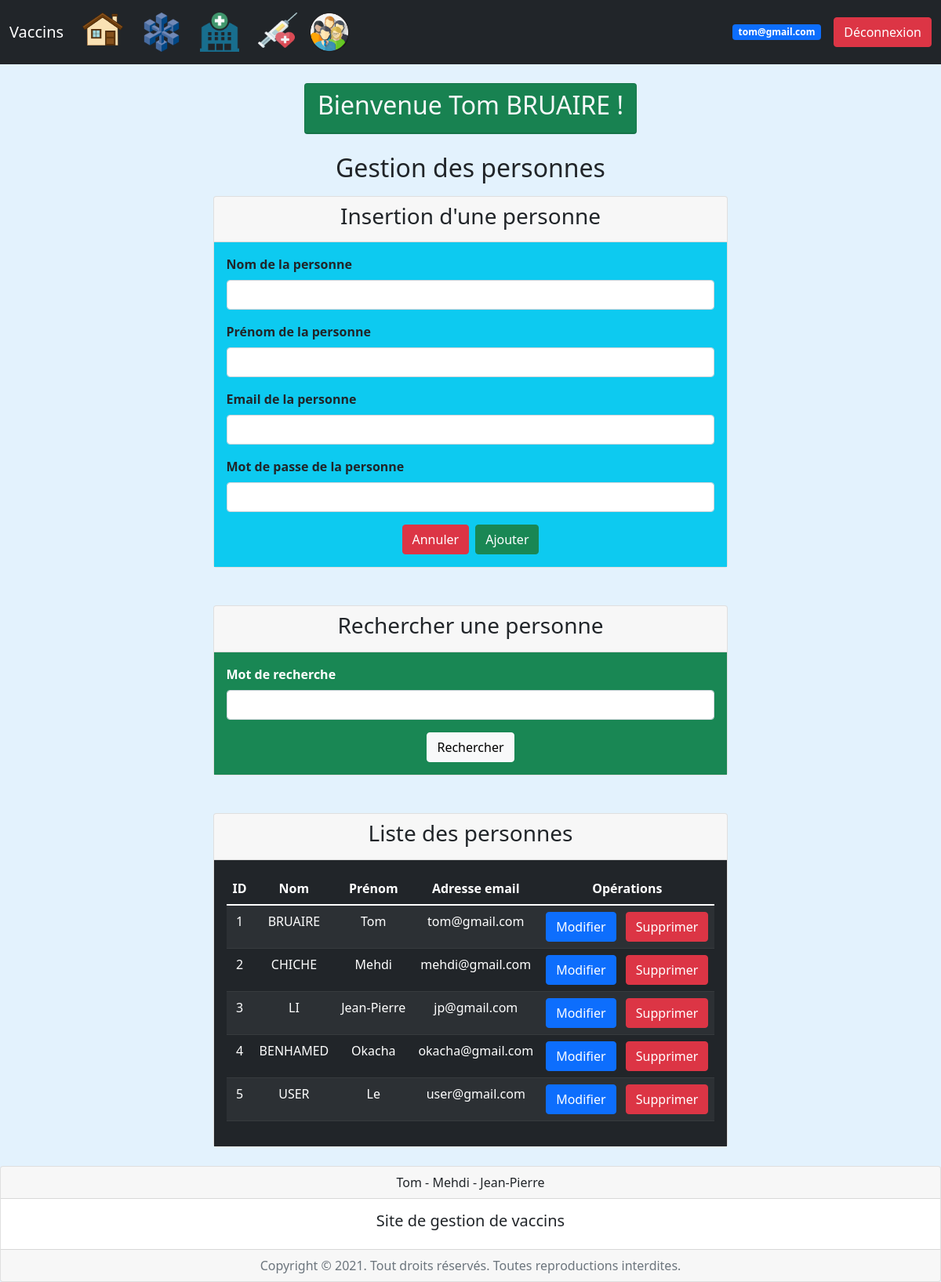
The page /index.php?page=4 (signed in) on the database its author committed.
### tables this page shows
Create table personnes (
	idPersonne int(3) not null auto_increment,
	nom varchar(50),
	prenom varchar(50),
	email varchar(255),
	mdp varchar(255),
	role enum("admin", "user"),
	primary key (idPersonne)
);

### controleur/config_bdd.php (called while the page is built)
<?php
$serveur = "localhost";
$bdd = "gestvaccins";
$user = "root";
$mdp = "";
?>

### controleur/controleur.class.php (called while the page is built, shortened)
<?php
require_once("modele/modele.class.php");
class Controleur {
	private $unModele;
	public function __construct($serveur, $bdd, $user, $mdp) {
		$this->unModele = new Modele($serveur, $bdd, $user, $mdp);
	}
	public function setTable($uneTable) {
		$this->unModele->setTable($uneTable);
	}
	public function selectAll() {
		return $this->unModele->selectAll();
	}
}
?>

### modele/modele.class.php (called while the page is built, shortened)
<?php
class Modele {
	private $unPdo, $uneTable;
	public function __construct($serveur, $bdd, $user, $mdp) {
		$this->unPdo = null;
		try {
			$this->unPdo = new PDO("mysql:host=".$serveur.";dbname=".$bdd, $user, $mdp);
		} catch (PDOException $exp) {
			die("Erreur de connexion à la base de données : " . $exp->getMessage());
		}
	}
	public function setTable($uneTable) {
		$this->uneTable = $uneTable;
	}
	public function selectAll() {
		$requete = "SELECT * FROM ".$this->uneTable;
		$select = $this->unPdo->prepare($requete);
		$select->execute();
		return $select->fetchAll();
	}
}
?>

### vue/vue_les_personnes.php (the view)
<div class="card mb-5">
	<div class="card-header">
		<h3 class="text-center">Rechercher une personne</h3>
	</div>
	<div class="card-body bg-success">
		<form method="post" action="">
			<div class="mb-3">
				<label for="mot" class="form-label text-white fw-bold">Mot de recherche</label>
				<input type="search" name="mot" id="mot" class="form-control">
			</div>
			<div class="d-flex justify-content-center">
				<button type="submit" name="Rechercher" class="btn btn-light">
					Rechercher
				</button>
			</div>
		</form>
	</div>
</div>
<div class="card">
	<div class="card-header">
		<h3 class="text-center">Liste des personnes</h3>
	</div>
	<div class="card-body bg-dark text-white">
		<table class="table table-dark table-striped text-center">
		  	<thead>
		    	<tr>
		      		<th scope="col">ID</th>
		      		<th scope="col">Nom</td>
		      		<th scope="col">Prénom</th>
		      		<th scope="col">Adresse email</th>
		      		<?php if (isset($_SESSION['email']) and $_SESSION['role'] == "admin") { ?>
		      		<th scope="col">Opérations</th>
		      		<?php } ?>
		    	</tr>
		  	</thead>
		  	<tbody>
		  		<?php foreach ($lesPersonnes as $unePersonne) { ?>
		    	<tr>
		      		<td><?= $unePersonne['idPersonne']; ?></td>
		      		<td><?= $unePersonne['nom']; ?></td>
		      		<td><?= $unePersonne['prenom']; ?></td>
		      		<td><?= $unePersonne['email']; ?></td>
		      		<?php if (isset($_SESSION['email']) and $_SESSION['role'] == "admin") { ?>
		      		<td>
		      			<a href="index.php?page=4&action=edit&idPersonne=<?= $unePersonne['idPersonne']; ?>" class="btn btn-primary me-2">Modifier</a>
		      			<a href="index.php?page=4&action=sup&idPersonne=<?= $unePersonne['idPersonne']; ?>" class="btn btn-danger">Supprimer</a>
		      		</td>
		      		<?php } ?>
		    	</tr>
		    	<?php } ?>
		  	</tbody>
		</table>
	</div>
</div>

### rows shown on the page
personnes: idPersonne "1", nom "BRUAIRE", prenom "Tom", email "tom@gmail.com"
personnes: idPersonne "2", nom "CHICHE", prenom "Mehdi", email "mehdi@gmail.com"
personnes: idPersonne "3", nom "LI", prenom "Jean-Pierre", email "jp@gmail.com"
personnes: idPersonne "4", nom "BENHAMED", prenom "Okacha", email "okacha@gmail.com"
personnes: idPersonne "5", nom "USER", prenom "Le", email "user@gmail.com"

### other values the page prints
$_SESSION['email'] "tom@gmail.com"
$_SESSION['prenom'] "Tom"
$_SESSION['nom'] "BRUAIRE"
